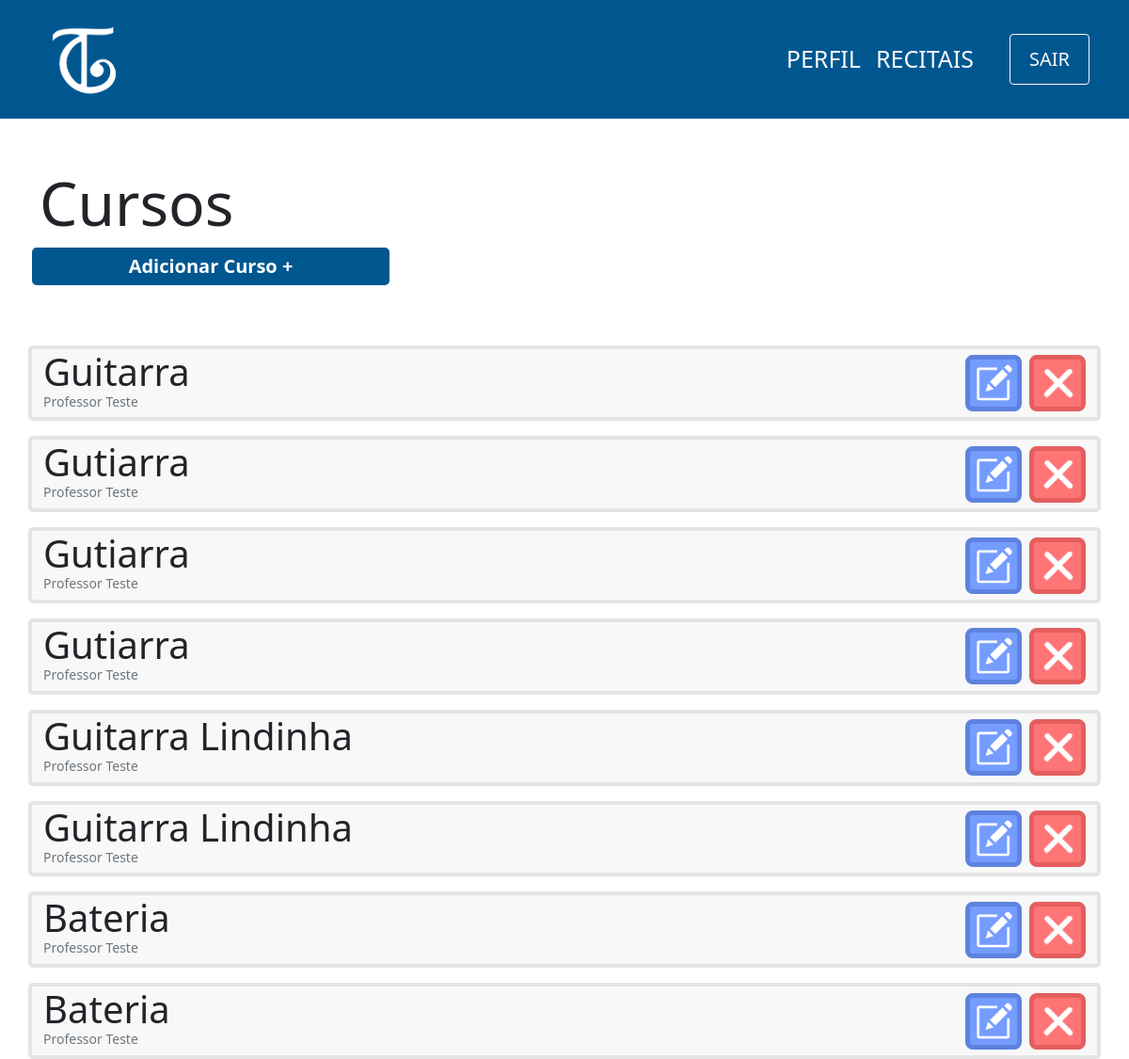
The app's page /view/curso/index.php with its own data.
### tables this page shows
CREATE TABLE curso(
                id INTEGER PRIMARY KEY,
                nome varchar(100) not null,
                id_professor integer not null,
                FOREIGN KEY (id) references professor(id_professor)
            );

CREATE TABLE professor(
                id INTEGER PRIMARY KEY ,
                cpf varchar(11) not null,
                nome varchar(100) not null,
                senha varchar(100) not null,
                email varchar(100) not null,
                contrato varchar(150)
            );

### controller/curso/index.php (called while the page is built)
<?php
    require '../../db/connection.php';
    try {
        $sql=$db->prepare('SELECT curso.nome,curso.id,professor.nome as nomeProfessor FROM CURSO join PROFESSOR on CURSO.id_professor = PROFESSOR.id');
        $sql->execute();
        $cursos=$sql->fetchAll(PDO::FETCH_ASSOC);
    } catch (PDOException $e) {
        echo 'Erro ao executar comando no banco de dados: ' . $e->getMessage();
        exit();
    }
?>

### view/curso/index.php (the view, shortened to what this page needs)
<?php
    include '../../layouts/navbar.php';
    include '../../controller/curso/index.php';
?>
<div class="container">
    <div class="row mt-5">
        <h1 class="mt-1 display-3">Cursos</h1>
        <span class="btn-principal col-md-4 col-sm-12 mx-1 text-center mb-5">
            <a href="cadastro.php">Adicionar Curso +</a>
        </span>
        <?php
        foreach($cursos as $curso){
            echo'
            <div class="col-12 card d-flex flex-row mt-3 justify-content-between">
                <div class="d-flex flex-column" id="'.$curso['id'].'">
                    <p class="m-0 display-6">'.$curso['nome'].'</p>
                    <p class="m-0 text-muted display-3 mb-2" style="font-size:14px">'.$curso['nomeProfessor'].'</p>
                </div>
                <div class="d-flex align-items-center">
                    <button class="btn-editar mx-2">
                        <img src="../../images/edit-icon.png" width=40px>
                    </button>
                    <button class="btn-remover">
                        <img src="../../images/delete-icon.png" width=40px>
                    </button>
                </div>
            </div>';
            }
        ?>
    </div>
</div>

### css/style.css (style rules this page uses)
a { text-decoration: none; color:white; }
.btn-principal { background-color: #005790; color:white; padding: 5px 25px; font-weight: 600; font-size:20px; border:none; border-radius:5px; cursor: pointer; text-decoration: none; }
.card { background-color:#F8F8F8; border: 4px solid #E4E4E4; border-radius: 5px; }
.btn-editar { background-color:#759CFF; border: 5px solid #5E82DF; color:white; border-radius:8px; width:60px; height:60px; cursor: pointer; }
.btn-remover { background-color:#FF7575; border: 5px solid #E55E5E; color:white; border-radius:8px; width:60px; height:60px; cursor: pointer; }

### records on screen
curso: nome "Guitarra", id.nome "Professor Teste"
curso: nome "Gutiarra", id_professor.nome "Professor Teste"
curso: nome "Gutiarra", id_professor.nome "Professor Teste"
curso: nome "Gutiarra", id_professor.nome "Professor Teste"
curso: nome "Guitarra Lindinha", id_professor.nome "Professor Teste"
curso: nome "Guitarra Lindinha", id_professor.nome "Professor Teste"
curso: nome "Bateria", id_professor.nome "Professor Teste"
curso: nome "Bateria", id_professor.nome "Professor Teste"
